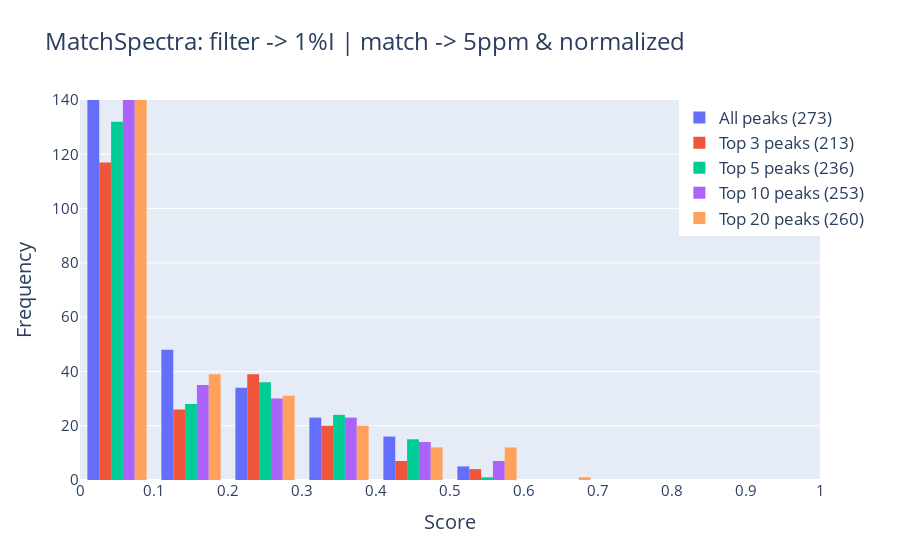

This figure's notebook cell:
### Code cell
plot_histograms_sidebyside(same_query_ref9, same_query_ref1, same_query_ref2, same_query_ref3, same_query_ref4, 'score',  'Score', 'MatchSpectra: filter -> 1%I | match -> 5ppm & normalized')

### Figure 1 — Plotly figure (JSON) as saved in the notebook; plotly's stock layout.template omitted (floating-point values rounded to 4 significant figures; data arrays with more than 128 entries replaced by an {"elided": "..."} marker saying what was removed)
{"data": [{"name": "All peaks (273)", "nbinsx": 10, "type": "histogram", "x": {"elided": "273 float values"}, "xbins": {"end": 1, "start": 0}}, {"name": "Top 3 peaks (213)", "nbinsx": 10, "type": "histogram", "x": {"elided": "213 float values"}, "xbins": {"end": 1, "start": 0}}, {"name": "Top 5 peaks (236)", "nbinsx": 10, "type": "histogram", "x": {"elided": "236 float values"}, "xbins": {"end": 1, "start": 0}}, {"name": "Top 10 peaks (253)", "nbinsx": 10, "type": "histogram", "x": {"elided": "253 float values"}, "xbins": {"end": 1, "start": 0}}, {"name": "Top 20 peaks (260)", "nbinsx": 10, "type": "histogram", "x": {"elided": "260 float values"}, "xbins": {"end": 1, "start": 0}}], "layout": {"font": {"size": 17}, "legend": {"x": 0.81, "y": 1}, "title": {"text": "MatchSpectra: filter -> 1%I | match -> 5ppm & normalized"}, "xaxis": {"dtick": 0.1, "range": [0, 1], "tickfont": {"size": 15}, "title": {"text": "Score"}}, "yaxis": {"range": [0, 140], "tickfont": {"size": 15}, "title": {"text": "Frequency"}}}}
